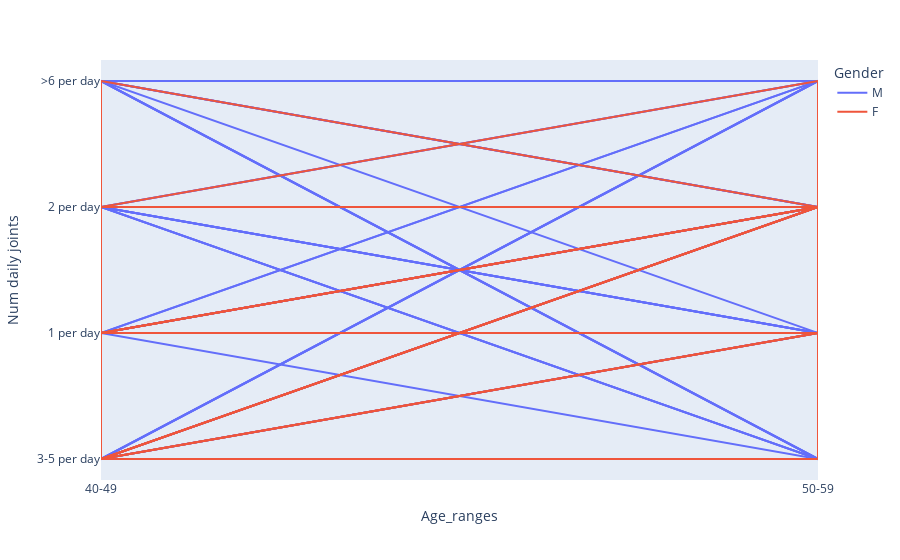

Notebook code cell kept with this figure:
### Markdown cell above
Data points are distributed uniformly across education levels for each frequency of daily joint smoking, indicating no clear trend between education level and daily joint consumption.

Each marital status category is represented at every education level and number of daily joints, suggesting marital status is also not distinctly associated with joint consumption as per this data.

The "3-5 per day" and "2 per day" categories appear to be the most common frequencies across all education levels.

Less frequent are data points for "more than 6 per day", which are present across most education levels for various marital statuses.

### Code cell
fig = px.line(df, x='Age_ranges', y='Num daily joints', color='Gender', line_group='Marital Status', hover_name='Participant_id')
fig.show()

### Figure 1 — Plotly figure (JSON) as saved in the notebook; plotly's stock layout.template omitted (floating-point values rounded to 4 significant figures)
{"data": [{"hovertemplate": "<b>%{hovertext}</b><br><br>Gender=M<br>Marital Status=Divorced<br>Age_ranges=%{x}<br>Num daily joints=%{y}<extra></extra>", "hovertext": [62407, 62757, 65156, 66908, 67052, 67343, 67381, 68344, 68462, 69091, 69284, 69607, 70938, 71724, 73993, 74025, 74463, 74499, 74547, 76048, 76534, 76670, 79664, 79925, 80019, 80530, 82461, 82758, 83627, 84980, 85007, 85866, 85946, 86312, 88637, 89367, 89570, 90303, 91341, 92731, 94937, 95547, 95611, 95915, 98207, 98772, 99724, 100123, 100318, 100720, 101822, 102457, 102724], "legendgroup": "M", "line": {"color": "#636efa", "dash": "solid"}, "marker": {"symbol": "circle"}, "mode": "lines", "name": "M", "orientation": "v", "showlegend": true, "type": "scatter", "x": ["40-49", "50-59", "40-49", "50-59", "50-59", "50-59", "50-59", "40-49", "40-49", "50-59", "50-59", "40-49", "40-49", "50-59", "50-59", "40-49", "40-49", "50-59", "40-49", "40-49", "50-59", "40-49", "40-49", "40-49", "40-49", "50-59", "40-49", "50-59", "40-49", "50-59", "40-49", "40-49", "40-49", "50-59", "40-49", "50-59", "50-59", "50-59", "50-59", "50-59", "50-59", "50-59", "50-59", "50-59", "40-49", "50-59", "50-59", "50-59", "40-49", "50-59", "40-49", "50-59", "40-49"], "xaxis": "x", "y": ["3-5 per day", "1 per day", "3-5 per day", "2 per day", "2 per day", "2 per day", "3-5 per day", "3-5 per day", "2 per day", "2 per day", "2 per day", "3-5 per day", "3-5 per day", "3-5 per day", "1 per day", "1 per day", "2 per day", "2 per day", ">6 per day", ">6 per day", "2 per day", "1 per day", "1 per day", "2 per day", "2 per day", "3-5 per day", "3-5 per day", ">6 per day", "2 per day", "1 per day", "1 per day", "3-5 per day", "2 per day", "2 per day", "3-5 per day", "2 per day", "2 per day", ">6 per day", "2 per day", "1 per day", "1 per day", "2 per day", "2 per day", "2 per day", "3-5 per day", "3-5 per day", ">6 per day", "3-5 per day", "2 per day", "2 per day", "3-5 per day", "3-5 per day", "2 per day"], "yaxis": "y"}, {"hovertemplate": "<b>%{hovertext}</b><br><br>Gender=M<br>Marital Status=Separated<br>Age_ranges=%{x}<br>Num daily joints=%{y}<extra></extra>", "hovertext": [62652, 69692, 71084, 84593, 88775, 93068, 95053, 99540, 100037], "legendgroup": "M", "line": {"color": "#636efa", "dash": "solid"}, "marker": {"symbol": "circle"}, "mode": "lines", "name": "M", "orientation": "v", "showlegend": false, "type": "scatter", "x": ["40-49", "50-59", "50-59", "40-49", "40-49", "50-59", "50-59", "50-59", "50-59"], "xaxis": "x", "y": ["2 per day", "1 per day", "2 per day", "1 per day", "2 per day", "1 per day", "3-5 per day", "3-5 per day", "3-5 per day"], "yaxis": "y"}, {"hovertemplate": "<b>%{hovertext}</b><br><br>Gender=M<br>Marital Status=Living with Partner<br>Age_ranges=%{x}<br>Num daily joints=%{y}<extra></extra>", "hovertext": [62806, 63729, 65205, 71093, 71478, 71802, 74222, 74872, 76928, 80503, 82569, 84122, 86052, 86655, 94030, 94964, 95061, 95664, 96283, 98892, 99448, 101995, 102045, 102556], "legendgroup": "M", "line": {"color": "#636efa", "dash": "solid"}, "marker": {"symbol": "circle"}, "mode": "lines", "name": "M", "orientation": "v", "showlegend": false, "type": "scatter", "x": ["50-59", "50-59", "50-59", "50-59", "40-49", "50-59", "40-49", "50-59", "50-59", "40-49", "40-49", "50-59", "50-59", "50-59", "40-49", "40-49", "40-49", "40-49", "40-49", "50-59", "40-49", "50-59", "50-59", "50-59"], "xaxis": "x", "y": ["1 per day", "2 per day", "1 per day", "2 per day", "3-5 per day", "2 per day", "1 per day", "3-5 per day", "2 per day", "2 per day", "2 per day", ">6 per day", "2 per day", "2 per day", "2 per day", "2 per day", "2 per day", "3-5 per day", "2 per day", "2 per day", ">6 per day", "3-5 per day", "1 per day", ">6 per day"], "yaxis": "y"}, {"hovertemplate": "<b>%{hovertext}</b><br><br>Gender=M<br>Marital Status=Married<br>Age_ranges=%{x}<br>Num daily joints=%{y}<extra></extra>", "hovertext": [63159, 63683, 64245, 64446, 65066, 65771, 65804, 66915, 67321, 67457, 68022, 68501, 68679, 69158, 69324, 69724, 70599, 70624, 70633, 70708, 70755, 70974, 71399, 71763, 73765, 73810, 74728, 74951, 75190, 75333, 75610, 75751, 76935, 77380, 77900, 78983, 79386, 79923, 80273, 80632, 80684, 80735, 81781, 81795, 81952, 82087, 82290, 82359, 82771, 82844, 83898, 83954, 85836, 86443, 87415, 87844, 88018, 88114, 88224, 88425, 88804, 88956, 89201, 89313, 89657, 89891, 89965, 90230, 90680, 90813, 90954, 91027, 91817, 92256, 92312, 92702, 93044, 93273, 93763, 93895, 94017, 94275, 94285, 95919, 96097, 96623, 96933, 96935, 97032, 97256, 97407, 97521, 98653, 98757, 99364, 99618, 99778, 101149, 101613, 101616, 102743], "legendgroup": "M", "line": {"color": "#636efa", "dash": "solid"}, "marker": {"symbol": "circle"}, "mode": "lines", "name": "M", "orientation": "v", "showlegend": false, "type": "scatter", "x": ["40-49", "50-59", "50-59", "40-49", "40-49", "50-59", "50-59", "50-59", "50-59", "40-49", "50-59", "50-59", "40-49", "40-49", "40-49", "50-59", "50-59", "40-49", "50-59", "50-59", "50-59", "40-49", "50-59", "40-49", "50-59", "40-49", "40-49", "40-49", "40-49", "40-49", "50-59", "40-49", "40-49", "40-49", "50-59", "50-59", "50-59", "50-59", "40-49", "50-59", "40-49", "40-49", "50-59", "50-59", "50-59", "40-49", "40-49", "40-49", "40-49", "50-59", "50-59", "50-59", "50-59", "50-59", "50-59", "40-49", "40-49", "50-59", "40-49", "40-49", "50-59", "40-49", "50-59", "50-59", "50-59", "40-49", "50-59", "40-49", "50-59", "40-49", "50-59", "50-59", "50-59", "50-59", "50-59", "40-49", "40-49", "50-59", "40-49", "40-49", "50-59", "50-59", "40-49", "40-49", "50-59", "50-59", "50-59", "40-49", "50-59", "50-59", "50-59", "50-59", "50-59", "40-49", "50-59", "40-49", "40-49", "50-59", "50-59", "50-59", "40-49"], "xaxis": "x", "y": ["3-5 per day", "3-5 per day", "1 per day", "1 per day", "3-5 per day", "3-5 per day", "1 per day", "2 per day", "3-5 per day", "3-5 per day", "3-5 per day", ">6 per day", "1 per day", "1 per day", "1 per day", "2 per day", "3-5 per day", "3-5 per day", "1 per day", "1 per day", "2 per day", "3-5 per day", "2 per day", "2 per day", "2 per day", "1 per day", "2 per day", "3-5 per day", "2 per day", "3-5 per day", "3-5 per day", "3-5 per day", "2 per day", "2 per day", "2 per day", "1 per day", "1 per day", "3-5 per day", "2 per day", "2 per day", "1 per day", "2 per day", "1 per day", "1 per day", "1 per day", "1 per day", "2 per day", "2 per day", "3-5 per day", "2 per day", "3-5 per day", "2 per day", "2 per day", "2 per day", "2 per day", "3-5 per day", "1 per day", "2 per day", "2 per day", "1 per day", "1 per day", "2 per day", "3-5 per day", "3-5 per day", "1 per day", "3-5 per day", "2 per day", "3-5 per day", "2 per day", "2 per day", "1 per day", "3-5 per day", "1 per day", "1 per day", "1 per day", "2 per day", ">6 per day", "3-5 per day", "3-5 per day", "3-5 per day", ">6 per day", "1 per day", "3-5 per day", ">6 per day", "1 per day", ">6 per day", ">6 per day", "3-5 per day", "2 per day", "3-5 per day", "2 per day", "1 per day", "1 per day", ">6 per day", ">6 per day", "3-5 per day", "1 per day", "2 per day", "3-5 per day", "2 per day", "3-5 per day"], "yaxis": "y"}, {"hovertemplate": "<b>%{hovertext}</b><br><br>Gender=M<br>Marital Status=Never Married<br>Age_ranges=%{x}<br>Num daily joints=%{y}<extra></extra>", "hovertext": [63889, 64228, 64998, 65250, 67095, 68200, 68669, 69295, 69896, 71161, 73901, 74639, 74990, 75016, 75221, 76137, 76190, 77385, 77503, 79376, 79468, 79682, 79829, 82782, 84111, 84868, 88327, 90204, 90958, 93122, 93729, 94013, 94360, 94725, 95055, 97299, 97638, 98748, 100173, 100638, 102331], "legendgroup": "M", "line": {"color": "#636efa", "dash": "solid"}, "marker": {"symbol": "circle"}, "mode": "lines", "name": "M", "orientation": "v", "showlegend": false, "type": "scatter", "x": ["40-49", "40-49", "50-59", "40-49", "50-59", "50-59", "50-59", "40-49", "40-49", "40-49", "50-59", "50-59", "40-49", "50-59", "40-49", "50-59", "40-49", "50-59", "50-59", "50-59", "50-59", "40-49", "40-49", "50-59", "50-59", "40-49", "50-59", "40-49", "50-59", "50-59", "40-49", "50-59", "40-49", "50-59", "40-49", "50-59", "50-59", "50-59", "40-49", "40-49", "50-59"], "xaxis": "x", "y": ["3-5 per day", "3-5 per day", "2 per day", "3-5 per day", "2 per day", "2 per day", "2 per day", ">6 per day", "3-5 per day", "1 per day", ">6 per day", "3-5 per day", ">6 per day", ">6 per day", "3-5 per day", "2 per day", "3-5 per day", "3-5 per day", ">6 per day", "1 per day", "2 per day", "3-5 per day", "3-5 per day", "1 per day", "1 per day", "1 per day", "2 per day", "3-5 per day", "1 per day", "2 per day", "3-5 per day", "3-5 per day", "2 per day", "1 per day", "2 per day", "3-5 per day", "3-5 per day", "3-5 per day", "3-5 per day", "2 per day", "1 per day"], "yaxis": "y"}, {"hovertemplate": "<b>%{hovertext}</b><br><br>Gender=M<br>Marital Status=Widowed<br>Age_ranges=%{x}<br>Num daily joints=%{y}<extra></extra>", "hovertext": [76151, 78572, 79331, 99987, 100212, 101027], "legendgroup": "M", "line": {"color": "#636efa", "dash": "solid"}, "marker": {"symbol": "circle"}, "mode": "lines", "name": "M", "orientation": "v", "showlegend": false, "type": "scatter", "x": ["50-59", "50-59", "50-59", "50-59", "50-59", "50-59"], "xaxis": "x", "y": ["1 per day", "3-5 per day", ">6 per day", "3-5 per day", ">6 per day", ">6 per day"], "yaxis": "y"}, {"hovertemplate": "<b>%{hovertext}</b><br><br>Gender=F<br>Marital Status=Divorced<br>Age_ranges=%{x}<br>Num daily joints=%{y}<extra></extra>", "hovertext": [63540, 66718, 69745, 70335, 70429, 70590, 73831, 75103, 76824, 78107, 80122, 83900, 84452, 84642, 85649, 87910, 88400, 88686, 88851, 91732, 93568, 93871, 94324, 94854, 95738, 96683, 98565, 101464, 101649], "legendgroup": "F", "line": {"color": "#EF553B", "dash": "solid"}, "marker": {"symbol": "circle"}, "mode": "lines", "name": "F", "orientation": "v", "showlegend": true, "type": "scatter", "x": ["50-59", "50-59", "50-59", "50-59", "40-49", "50-59", "40-49", "50-59", "50-59", "50-59", "50-59", "50-59", "50-59", "50-59", "40-49", "50-59", "50-59", "50-59", "50-59", "50-59", "40-49", "50-59", "50-59", "50-59", "40-49", "40-49", "50-59", "50-59", "40-49"], "xaxis": "x", "y": ["1 per day", "3-5 per day", "3-5 per day", "2 per day", "1 per day", "1 per day", "3-5 per day", "2 per day", "2 per day", "3-5 per day", "3-5 per day", "1 per day", "2 per day", "2 per day", "3-5 per day", "1 per day", "1 per day", "2 per day", "1 per day", ">6 per day", "2 per day", ">6 per day", "2 per day", "1 per day", "1 per day", "1 per day", "2 per day", "1 per day", "1 per day"], "yaxis": "y"}, {"hovertemplate": "<b>%{hovertext}</b><br><br>Gender=F<br>Marital Status=Separated<br>Age_ranges=%{x}<br>Num daily joints=%{y}<extra></extra>", "hovertext": [74812, 87891, 89499, 92573, 98082, 98161], "legendgroup": "F", "line": {"color": "#EF553B", "dash": "solid"}, "marker": {"symbol": "circle"}, "mode": "lines", "name": "F", "orientation": "v", "showlegend": false, "type": "scatter", "x": ["50-59", "40-49", "50-59", "40-49", "40-49", "40-49"], "xaxis": "x", "y": ["2 per day", "3-5 per day", "2 per day", "2 per day", "1 per day", "2 per day"], "yaxis": "y"}, {"hovertemplate": "<b>%{hovertext}</b><br><br>Gender=F<br>Marital Status=Living with Partner<br>Age_ranges=%{x}<br>Num daily joints=%{y}<extra></extra>", "hovertext": [62717, 67119, 69309, 71054, 71222, 81040, 81528, 89093, 90409, 99984, 100902, 101664], "legendgroup": "F", "line": {"color": "#EF553B", "dash": "solid"}, "marker": {"symbol": "circle"}, "mode": "lines", "name": "F", "orientation": "v", "showlegend": false, "type": "scatter", "x": ["50-59", "40-49", "40-49", "50-59", "50-59", "50-59", "40-49", "50-59", "50-59", "50-59", "50-59", "40-49"], "xaxis": "x", "y": ["1 per day", "3-5 per day", "1 per day", "2 per day", "2 per day", "2 per day", ">6 per day", "2 per day", "3-5 per day", "1 per day", "1 per day", "1 per day"], "yaxis": "y"}, {"hovertemplate": "<b>%{hovertext}</b><br><br>Gender=F<br>Marital Status=Married<br>Age_ranges=%{x}<br>Num daily joints=%{y}<extra></extra>", "hovertext": [64288, 66276, 69574, 71476, 71751, 76637, 77007, 78342, 79311, 79575, 79734, 81316, 82636, 82832, 84786, 85618, 90447, 92376, 97841, 98834, 99159, 100484, 102661], "legendgroup": "F", "line": {"color": "#EF553B", "dash": "solid"}, "marker": {"symbol": "circle"}, "mode": "lines", "name": "F", "orientation": "v", "showlegend": false, "type": "scatter", "x": ["40-49", "40-49", "40-49", "40-49", "40-49", "40-49", "40-49", "40-49", "40-49", "40-49", "50-59", "40-49", "40-49", "40-49", "50-59", "50-59", "40-49", "50-59", "40-49", "50-59", "50-59", "50-59", "50-59"], "xaxis": "x", "y": ["2 per day", "1 per day", "1 per day", "1 per day", "1 per day", "1 per day", "2 per day", "1 per day", "1 per day", "1 per day", "1 per day", "1 per day", "1 per day", "1 per day", "2 per day", "2 per day", "3-5 per day", "1 per day", "3-5 per day", "3-5 per day", "1 per day", ">6 per day", "3-5 per day"], "yaxis": "y"}, {"hovertemplate": "<b>%{hovertext}</b><br><br>Gender=F<br>Marital Status=Never Married<br>Age_ranges=%{x}<br>Num daily joints=%{y}<extra></extra>", "hovertext": [65009, 67380, 69261, 71781, 77878, 78145, 81186, 88351, 95280, 96505, 99484, 100772], "legendgroup": "F", "line": {"color": "#EF553B", "dash": "solid"}, "marker": {"symbol": "circle"}, "mode": "lines", "name": "F", "orientation": "v", "showlegend": false, "type": "scatter", "x": ["50-59", "50-59", "50-59", "50-59", "40-49", "40-49", "40-49", "40-49", "40-49", "40-49", "50-59", "40-49"], "xaxis": "x", "y": ["2 per day", "3-5 per day", "1 per day", "2 per day", "2 per day", "2 per day", "1 per day", ">6 per day", "3-5 per day", "3-5 per day", "2 per day", "2 per day"], "yaxis": "y"}, {"hovertemplate": "<b>%{hovertext}</b><br><br>Gender=F<br>Marital Status=Widowed<br>Age_ranges=%{x}<br>Num daily joints=%{y}<extra></extra>", "hovertext": [74862, 78114, 78962, 89241], "legendgroup": "F", "line": {"color": "#EF553B", "dash": "solid"}, "marker": {"symbol": "circle"}, "mode": "lines", "name": "F", "orientation": "v", "showlegend": false, "type": "scatter", "x": ["40-49", "50-59", "50-59", "40-49"], "xaxis": "x", "y": ["3-5 per day", "2 per day", "2 per day", "1 per day"], "yaxis": "y"}], "layout": {"legend": {"title": {"text": "Gender"}, "tracegroupgap": 0}, "margin": {"t": 60}, "xaxis": {"anchor": "y", "domain": [0, 1], "title": {"text": "Age_ranges"}}, "yaxis": {"anchor": "x", "domain": [0, 1], "title": {"text": "Num daily joints"}}}}
